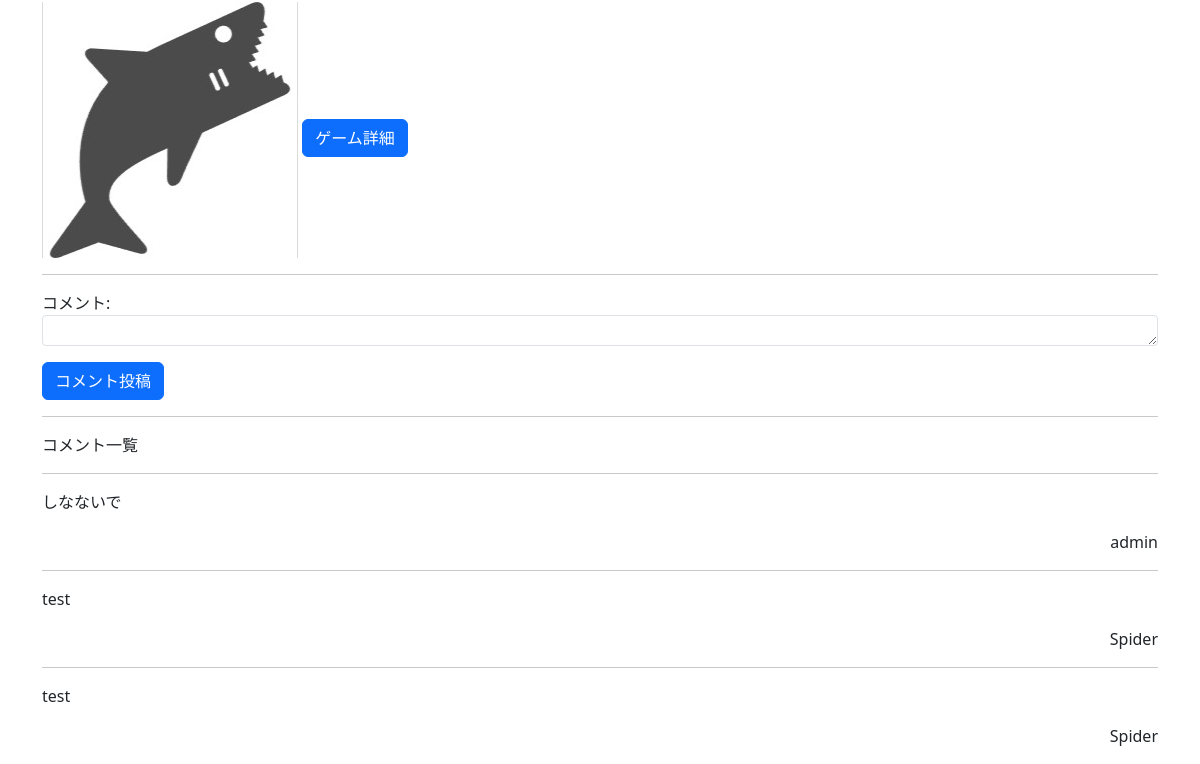
Page /diary/1 (lower part) on the earlier database version.
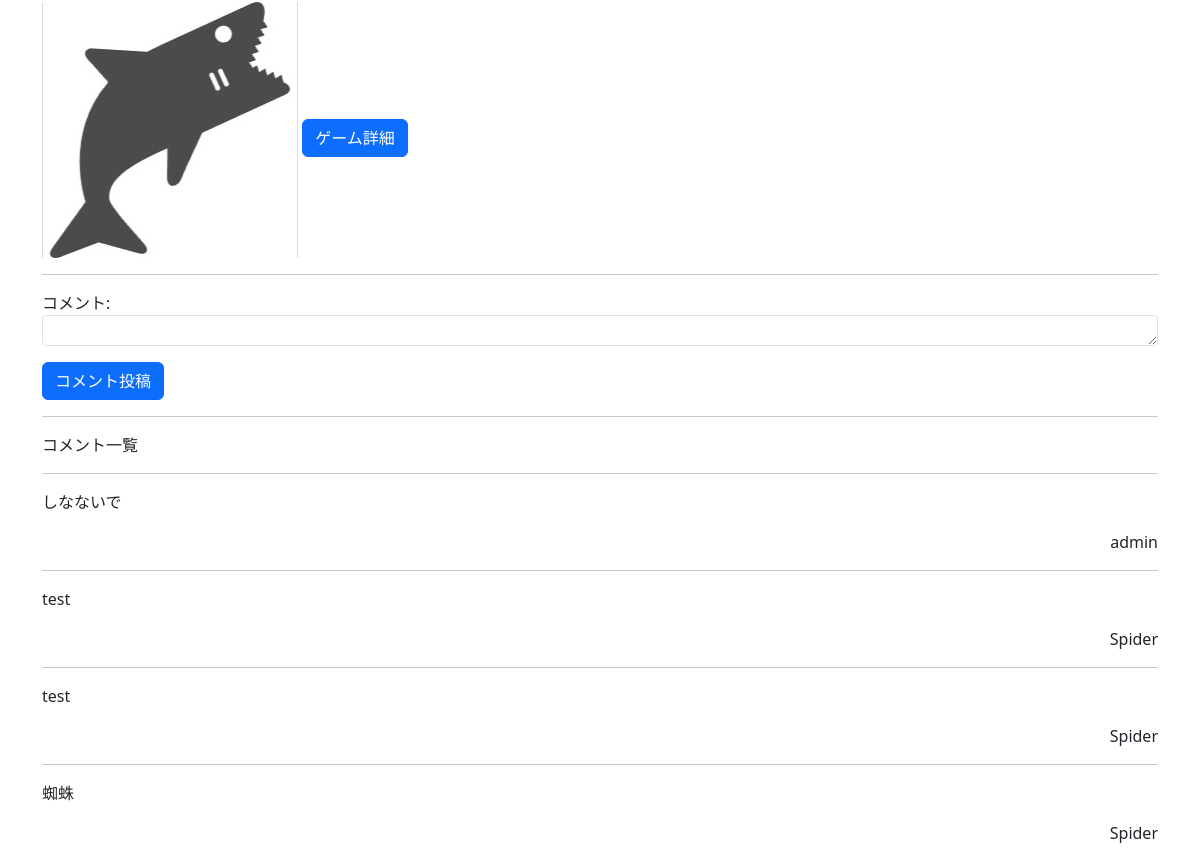
Same page on the later database version.
### diary/models.py (models this page shows, shortened)
class Diary(models.Model):
    diary_user = models.ForeignKey(CustomUser, on_delete=models.CASCADE)
    diary_game = models.ForeignKey(Game, on_delete=models.CASCADE)
    diary_tag = models.ManyToManyField(Tag)
    diary_title = models.CharField(max_length=100)
    diary_content = models.TextField()
    diary_rating = models.IntegerField(validators=[MaxValueValidator(100)])
    diary_spoiler = models.BooleanField(default=False) #ネタバレチェック、デフォで無し側

class DiaryComment(models.Model):
    diary_comment_user = models.ForeignKey(CustomUser, on_delete=models.CASCADE)
    diary_comment_diary = models.ForeignKey(Diary, on_delete=models.CASCADE)
    diary_comment_comment = models.CharField(max_length=1000)

### game/models.py (models this page shows, shortened)
class Game(models.Model):
    game_tag = models.ManyToManyField(Tag)
    game_title = models.CharField(max_length=100)
    game_content = models.TextField()
    game_image = models.ImageField(upload_to="media/", blank=True, null=True)

### accounts/models.py (models this page shows)
class CustomUser(AbstractUser):
    userimage = models.ImageField(verbose_name='プロフィール画像', upload_to="media/", blank=True, null=True) #プロフ画像を管理
    exp = models.IntegerField(verbose_name='経験値', blank=True, null=True) #ユーザーの経験値を管理
    rank = models.IntegerField(verbose_name='ランク', blank=True, null=True) #ユーザーのランクを管理
    nickname = models.CharField(verbose_name='ニックネーム', max_length=10, blank=False, null=False)

### diary/views.py (the view, shortened to what this page needs)
# urls.py: path('<int:diary_id>', views.diary,name="diary"),
def diary(request, diary_id):
    diary       = Diary.objects.get(pk=diary_id) # diary オブジェクトを取得、diaryIDを主キーとしてGET
    image       = DiaryImage.objects.filter(diary_image_diary=diary) #diary_image_diary = models.ForeignKey(Diary, on_delete=models.CASCADE)
    comment     = DiaryComment.objects.filter(diary_comment_diary=diary) #diary_comment_diary = models.ForeignKey(Diary, on_delete=models.CASCADE)
    form        = DiaryCommentForm() #コメント入力用フォーム
    params = {
        "login_user"     :   request.user, #現在のログインユーザー情報（request.user）
        "displaydiary"   :   diary, #diary詳細情報全体
        "displayimage"   :   image, #画像（複数可）
        "displaycomment" :   comment, #diaryに対してのコメント一覧
        "commentform"    :   form, #コメント入力用フォーム
    }
    if diary.diary_spoiler: #ネタバレ(diary_spoiler)がTrueなら注意メッセージを表示
        messages.warning(request, "※※ネタバレを含みます※※")
    return render(request, 'diary/diary.html', params)

### diary/forms.py
class DiaryCommentForm(forms.ModelForm): #保存用にModelFormを使う
    class Meta:
        model=DiaryComment #参照先のテーブル（モデル）
        fields=["diary_comment_comment"]
        widgets={
            "diary_comment_comment": forms.Textarea(attrs={"class":"form-control form-control-sm","rows": 1}),
        }
        labels = {
            "diary_comment_comment": "",  # ラベルを空に設定する
        }

### top/models.py (called while the page is built)
    def __str__(self):
        return self.tag

### diary/templates/diary/diary.html (shortened to what this page needs)
{% extends "top/layout.html" %}
{% load static %}
{% block content %}
<img src="{{ MEDIA_URL }}{{ displaydiary.diary_game.game_image.url }}" alt="{{ displaydiary.diary_game.game_title }}">
<a href="{% url 'game' displaydiary.diary_game.id %}" class="btn btn-primary mt-3">ゲーム詳細</a>
<hr>
<form action="{% url 'diary' displaydiary.id %}" method="post" class="mt-3">
    <label>コメント:</label>
    {{ commentform.as_p }}
    <button class="btn btn-primary">コメント投稿</button>
</form>
<hr>
<p>コメント一覧</p>
{% for comment in displaycomment %}
    <hr>
    <p>{{ comment.diary_comment_comment }}</p>
    <div style="text-align: right;">
        <p>{{comment.diary_comment_user}}</p>
    </div>
{% endfor %}
{% endblock %}

### top/templates/top/layout.html (shortened to what this page needs)
<!doctype html>
<html lang="ja">
<head>
    <link href="https://cdn.jsdelivr.net/npm/bootstrap/dist/css/bootstrap.css"
    rel="stylesheet">
</head>
<body>
<div class="container">
    <div class="content">
        {% block content %}
        {% endblock %}
    </div>
</body>
</html>

### top/templates/top/layout.html (style rules this page uses)
.container { position: relative; z-index: 2; }

Differences in the rows shown:
added DiaryComment: diary_comment_comment "蜘蛛", diary_comment_user "Spider"
